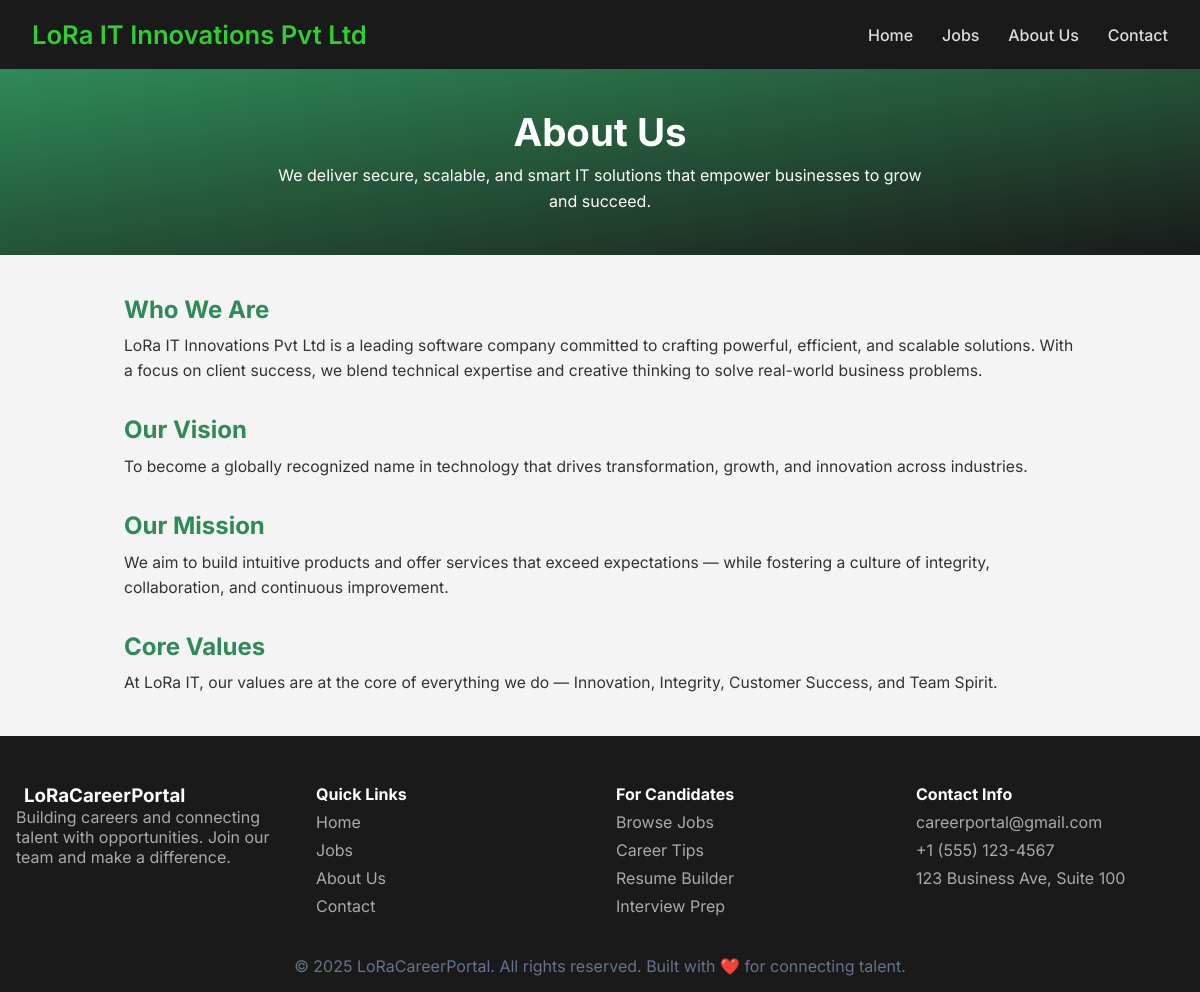
The page /about/ on the database its author committed.
### app/models.py (models this page shows, shortened)
class AboutPage(models.Model):
    title = models.CharField(max_length=200, default="About Us")
    tagline = models.CharField(max_length=300, blank=True, null=True)
    who_we_are = models.TextField()
    vision = models.TextField()
    mission = models.TextField()
    core_values = models.TextField()

### app/views.py (the view)
# urls.py: path('about/', views.about, name='about'),
def about(request):
    about_content = AboutPage.objects.first()  # get the first and only record
    return render(request, 'about.html', {'about': about_content})

### templates/about.html (shortened to what this page needs)
{% load static %}
<!DOCTYPE html>
<html lang="en">
<head>
  <link rel="stylesheet" href="{% static 'css/about.css' %}">
</head>
<body>
  <header>
    <div class="logo">LoRa IT Innovations Pvt Ltd</div>
    <ul class="nav-links">
      <li><a href="{% url 'home' %}">Home</a></li>
      <li><a href="{% url 'jobs' %}">Jobs</a></li>
      <li><a href="{% url 'about' %}">About Us</a></li>
      <li><a href="{% url 'contact' %}">Contact</a></li>
    </ul>
  </header>
  <section class="hero">
    <h1>{{ about.title }}</h1>
    <p>{{ about.tagline }}</p>
  </section>
  <section class="content">
    <div class="section">
      <h2>Who We Are</h2>
      <p>{{ about.who_we_are }}</p>
    </div>
    <div class="section">
      <h2>Our Vision</h2>
      <p>{{ about.vision }}</p>
    </div>
    <div class="section">
      <h2>Our Mission</h2>
      <p>{{ about.mission }}</p>
    </div>
    <div class="section">
      <h2>Core Values</h2>
      <p>{{ about.core_values }}</p>
    </div>
  </section>
  <footer>
    <div class="footer-grid">
      <div>
        <h3>LoRaCareerPortal</h3>
        <p>Building careers and connecting talent with opportunities. Join our team and make a difference.</p>
      </div>
      <div>
        <h4>Quick Links</h4>
        <ul>
          <li><a href="{% url 'home' %}">Home</a></li>
          <li><a href="{% url 'jobs' %}">Jobs</a></li>
          <li><a href="{% url 'about' %}">About Us</a></li>
          <li><a href="{% url 'contact' %}">Contact</a></li>
        </ul>
      </div>
      <div>
        <h4>For Candidates</h4>
        <ul>
          <li><a href="#">Browse Jobs</a></li>
          <li><a href="#">Career Tips</a></li>
          <li><a href="#">Resume Builder</a></li>
          <li><a href="#">Interview Prep</a></li>
        </ul>
      </div>
      <div>
        <h4>Contact Info</h4>
        <ul>
          <li> careerportal@gmail.com</li>
          <li> +1 (555) 123-4567</li>
          <li> 123 Business Ave, Suite 100</li>
        </ul>
      </div>
    </div>
    <div class="footer-bottom">
      &copy; 2025 LoRaCareerPortal. All rights reserved. Built with ❤️ for connecting talent.
    </div>
  </footer>
</body>
</html>

### static/css/about.css (style rules this page uses)
:root { --bg: #f4f4f4; --text: #333; --card-bg: #fff; --primary: #2e8b57; --accent: #32cd32; --header-bg: #1a1a1a; --footer-text: #aaa; }
* { margin: 0; padding: 0; box-sizing: border-box; font-family: 'Inter', sans-serif; transition: all 0.3s ease; }
body { background-color: var(--bg); color: var(--text); opacity: 0; animation: fadeIn 0.6s ease-in forwards; }
header { background-color: var(--header-bg); padding: 1.2rem 2rem; display: flex; justify-content: space-between; align-items: center; flex-wrap: wrap; }
.logo { font-size: 1.6rem; font-weight: 600; color: var(--accent); }
.nav-links { list-style: none; display: flex; gap: 1.8rem; }
.nav-links li a { color: #ddd; text-decoration: none; font-weight: 500; }
.hero { padding: 2.5rem 1.5rem; text-align: center; background: linear-gradient(to bottom right, var(--primary), var(--header-bg)); color: white; }
.hero h1 { font-size: 2.4rem; margin-bottom: 0.5rem; }
.hero p { font-size: 1rem; max-width: 650px; margin: 0 auto; line-height: 1.6; }
.content { max-width: 1000px; margin: 2.5rem auto; padding: 0 1.5rem; }
.section { margin-bottom: 2rem; }
.section h2 { font-size: 1.5rem; color: var(--primary); margin-bottom: 0.6rem; }
.section p { font-size: 0.98rem; line-height: 1.6; color: var(--text); }
footer { background-color: var(--header-bg); color: var(--footer-text); padding: 3rem 1rem 1rem; }
footer h3, footer h4 { color: white; }
footer ul { list-style: none; padding: 0; }
footer ul li { margin: 0.5rem 0; }
footer a { color: inherit; text-decoration: none; }
.footer-grid { max-width: 1200px; margin: auto; display: grid; grid-template-columns: repeat(auto-fit, minmax(220px, 1fr)); gap: 2rem; }
.footer-bottom { text-align: center; padding-top: 2rem; color: #64748b; }

### rows shown on the page
AboutPage: title "About Us", tagline "We deliver secure, scalable, and smart IT solutions that empower businesses to grow and succeed.", who_we_are "LoRa IT Innovations Pvt Ltd is a leading software company committed to crafting powerful, efficient, and scalable solutions. With a focus on client success, we blend technical expertise and creative thinking to solve real-world business problems.", vision "To become a globally recognized name in technology that drives transformation, growth, and innovation across industries.", mission "We aim to build intuitive products and offer services that exceed expectations — while fostering a culture of integrity, collaboration, and continuous improvement.", core_values "At LoRa IT, our values are at the core of everything we do — Innovation, Integrity, Customer Success, and Team Spirit."
